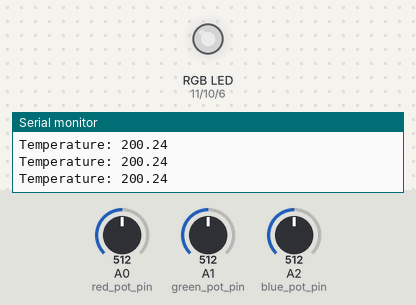
The sketch below on a simulated Arduino Uno, built with avr-gcc and run on an emulated ATmega328P. Shown: an RGB LED mixed from three pins (HIGH = lit), the last lines printed to the serial monitor. Inputs (shaded band) come from the test bench; at power-on: A0 (red_pot_pin) = 512, A1 (green_pot_pin) = 512, A2 (blue_pot_pin) = 512. Dim RGB values are drawn brighter than linear.

Above: at 1.2 s.
1.3 s: A0 (red_pot_pin) set to 324
At 1.7 s:
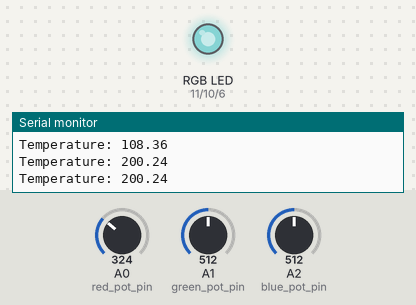
2.8 s: A0 (red_pot_pin) set to 288
At 4.0 s:
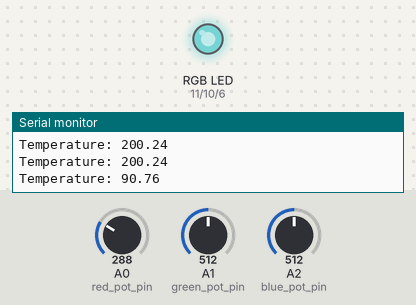
4.3 s: A1 (green_pot_pin) set to 322
At 4.7 s:
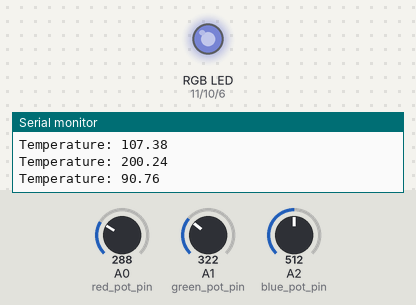
7.3 s: A1 (green_pot_pin) set to 296
At 8.1 s:
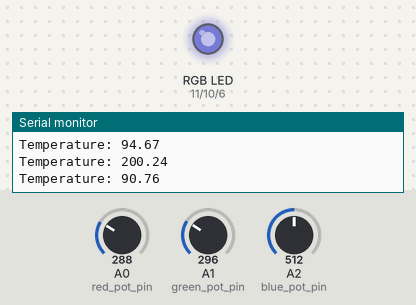
10.3 s: A2 (blue_pot_pin) set to 716
At 10.9 s:
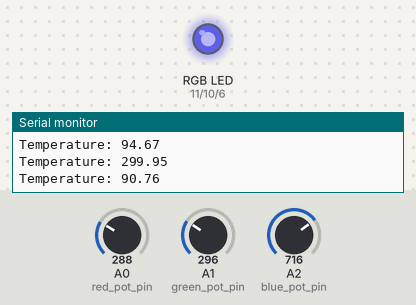
11.8 s: A0 (red_pot_pin) set to 133
At 12.9 s:
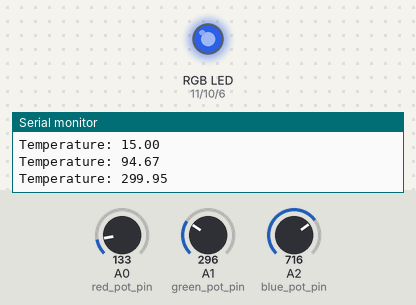
13.3 s: A0 (red_pot_pin) set to 109
Timing chart, 0 to 16.3 s (numbered marks = the images above; inputs shaded):
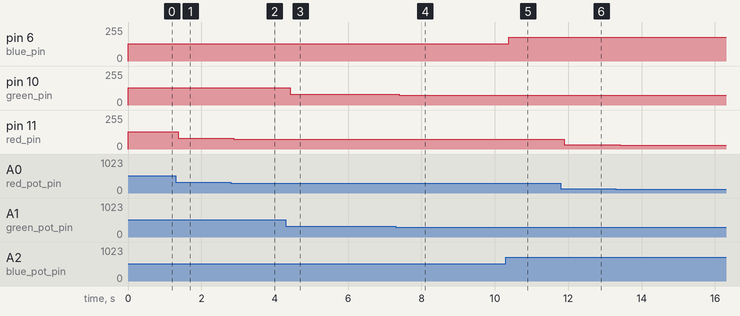

The sketch:

part_2_sketchy.ino
```cpp
/*
  Part 2
  Authors: Jeff Schulthies, Vick Rekhi, Austin Moon
*/

/* Digital Pins. */
#define blue_pin 6
#define green_pin 10
#define red_pin 11

/* Potentiometer Pins. */
#define red_pot_pin 0
#define green_pot_pin 1
#define blue_pot_pin 2

/* Pin Values */
int red_pot_value;
int green_pot_value;
int blue_pot_value;

void setup() {
  pinMode(red_pin, OUTPUT);
  pinMode(green_pin, OUTPUT);
  pinMode(blue_pin, OUTPUT);
  Serial.begin(9600);
}

void loop() {
  red_pot_value = (analogRead(red_pot_pin) / 4);
  green_pot_value = (analogRead(green_pot_pin) / 4);
  blue_pot_value = (analogRead(blue_pot_pin) / 4);

  // Prints individual temperatures
  //Serial.println(red_pot_pin);
  temperatureConversion(analogRead(red_pot_pin));
  temperatureConversion(analogRead(green_pot_pin));
  temperatureConversion(analogRead(blue_pot_pin));

  setAnalog();

  /* Test Print Statements. */

  //Serial.print("Red Value: ");
  //Serial.println(red_pot_value);

  //Serial.print("Green Value: ");
  //Serial.println(green_pot_value);

  //Serial.print("Blue Value88: ");
  //Serial.println(blue_pot_value);

}

/*
   Updates pin
*/
void setAnalog() {
  analogWrite(red_pin, red_pot_value);
  analogWrite(green_pin, green_pot_value);
  analogWrite(blue_pin, blue_pot_value);
}

// Potentiomater input 0 - 1023
// Converts that value to mV
double potentiometerToVoltage(int pot_value) {
  double voltage;
  return voltage = ((double)pot_value * 5 /1023) * 1000;
}

// Converts voltage in mV to Temperature
void temperatureConversion(int pot_value) {
  double temperature;
  double voltage;

  voltage = potentiometerToVoltage(pot_value);

  if (voltage > 750) {
    temperature = 25 + ((voltage - 750) / 10);
  } else if (voltage == 750) {
    temperature = 25;
  } else if(voltage < 750){
    temperature = 25 + ((voltage - 750) / 10);
  }

  Serial.print("Temperature: ");
  Serial.println(temperature);
}
```

Measured:
- after the input at 1.3 s, pin 11 (red_pin): 128/255 → 81/255 after 0.07 s
- after the input at 2.8 s, pin 11 (red_pin): 81/255 → 72/255 after 0.08 s
- after the input at 4.3 s, pin 10 (green_pin): 128/255 → 80/255 after 0.13 s
- after the input at 7.3 s, pin 10 (green_pin): 80/255 → 74/255 after 0.09 s
- after the input at 10.3 s, pin 6 (blue_pin): 128/255 → 179/255 after 0.07 s
- after the input at 11.8 s, pin 11 (red_pin): 72/255 → 33/255 after 0.10 s
- after the input at 13.3 s, pin 11 (red_pin): 33/255 → 27/255 after 0.12 s
